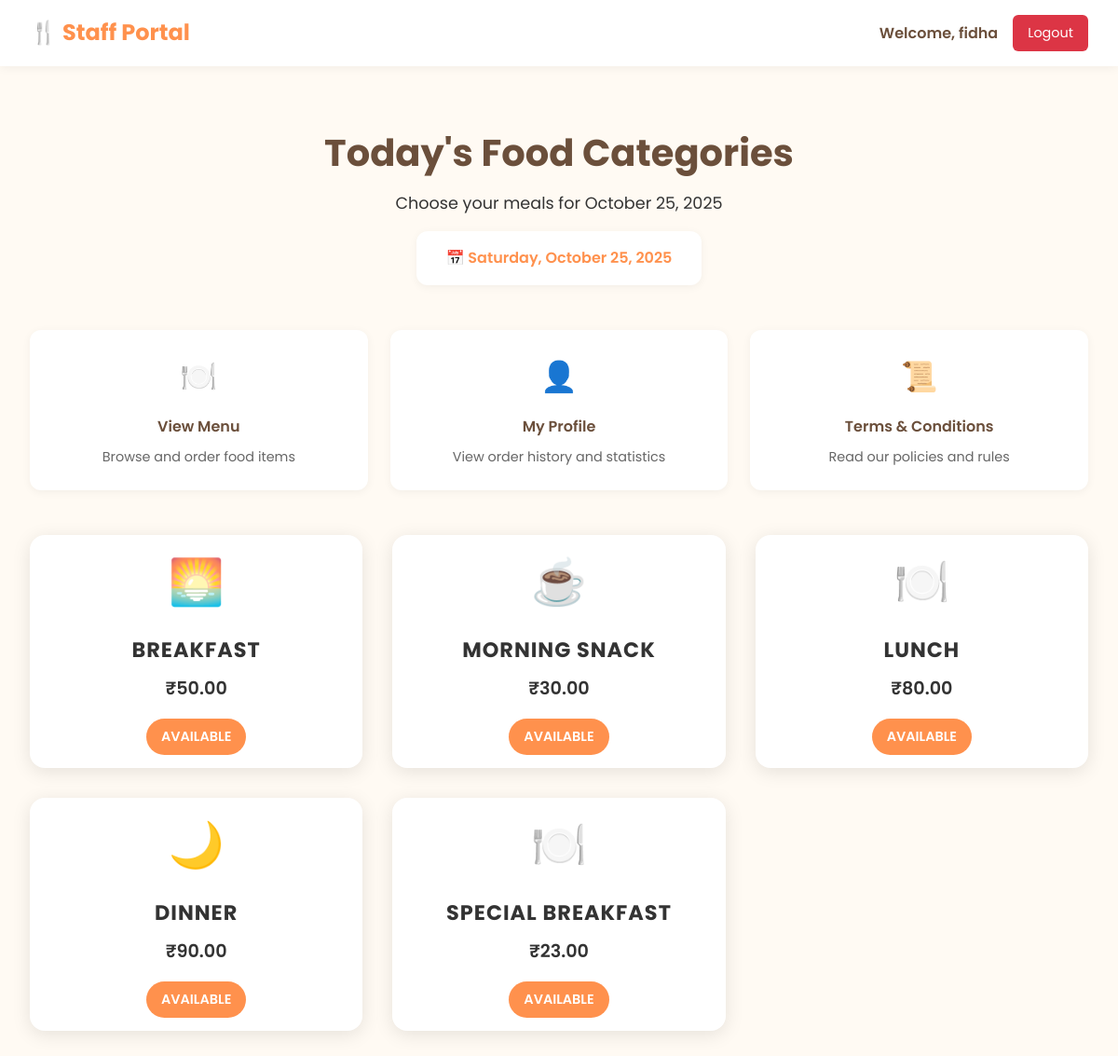
Screenshot of /orders/ (signed in) with the database file from the repository.
### web/models.py (models this page shows, shortened)
class Category(models.Model):
    name = models.CharField(max_length=255)
    price = models.DecimalField(max_digits=10, decimal_places=2)
    image = models.ImageField(upload_to='category_images/', blank=True, null=True)
    is_locked = models.BooleanField(default=False)
    created_at = models.DateTimeField(auto_now_add=True)
    updated_at = models.DateTimeField(auto_now=True)
    class Meta:
        verbose_name_plural = "Categories"

### orders/views.py (the view)
# urls.py: path('', views.home, name='home'),
@login_required
def home(request):
    if not hasattr(request.user, 'profile') or request.user.profile.role != 'staff':
        messages.error(request, 'Access denied.')
        return redirect('orders:login')
    today = timezone.now().date()
    categories = Category.objects.filter(
        is_locked=False
    ).prefetch_related('menus').filter(
        menus__is_available=True
    ).distinct()
    today_orders = Order.objects.filter(user=request.user, date=today)
    ordered_categories = [order.category.id for order in today_orders]
    context = {
        'categories': categories,
        'today_orders': today_orders,
        'ordered_categories': ordered_categories,
        'today': today,
    }
    return render(request, 'orders/index.html', context)

### templates/orders/index.html (shortened to what this page needs)
{% load static %}
<!DOCTYPE html>
<html lang="en">
<head>
</head>
<body>
    <header class="header">
        <div class="logo">🍴 Staff Portal</div>
        <div class="user-info">
            <span class="user-name">Welcome, {{ user.username }}</span>
            <a href="{% url 'orders:logout' %}" class="logout-btn">Logout</a>
        </div>
    </header>
    <main class="main">
        <div class="container">
            <div class="welcome-section">
                <h1 class="welcome-title">Today's Food Categories</h1>
                <p class="welcome-subtitle">Choose your meals for {{ today|date:"F d, Y" }}</p>
                <div class="date-info">
                    📅 {{ today|date:"l, F d, Y" }}
                </div>
            </div>
            <div class="quick-actions">
                <a href="{% url 'orders:menu' %}" class="action-card">
                    <div class="action-icon">🍽️</div>
                    <div class="action-title">View Menu</div>
                    <div class="action-desc">Browse and order food items</div>
                </a>
                <a href="{% url 'orders:profile' %}" class="action-card">
                    <div class="action-icon">👤</div>
                    <div class="action-title">My Profile</div>
                    <div class="action-desc">View order history and statistics</div>
                </a>
                <a href="{% url 'orders:terms' %}" class="action-card">
                    <div class="action-icon">📜</div>
                    <div class="action-title">Terms & Conditions</div>
                    <div class="action-desc">Read our policies and rules</div>
                </a>
            </div>
            <div class="categories-grid">
                {% for category in categories %}
                <div class="category-card {% if category.is_locked %}locked{% endif %} {% if category.id in ordered_categories %}ordered{% endif %}"
                     data-category-id="{{ category.id }}">
                    <div class="category-icon">
                        {% if category.name == "Breakfast" %}🌅
                        {% elif category.name == "Morning Snack" %}☕
                        {% elif category.name == "Lunch" %}🍽️
                        {% elif category.name == "Evening Snack" %}🍪
                        {% elif category.name == "Dinner" %}🌙
                        {% elif category.name == "Both" %}🍴
                        {% else %}🍽️
                        {% endif %}
                    </div>
                    <div class="category-title">{{ category.name }}</div>
                    <div class="category-price">₹{{ category.price }}</div>
                    <div class="category-status
                        {% if category.id in ordered_categories %}status-ordered
                        {% elif category.is_locked %}status-locked
                        {% else %}status-available{% endif %}">
                        {% if category.id in ordered_categories %}
                            ✅ Ordered
                        {% elif category.is_locked %}
                            🔒 Locked
                        {% else %}
                            Available
                        {% endif %}
                    </div>
                </div>
                {% empty %}
                <div class="category-card" style="grid-column: 1 / -1; text-align: center; padding: 3rem;">
                    <div class="category-icon">🍽️</div>
                    <div class="category-title">No Categories Available</div>
                    <div class="category-price">Please check back later</div>
                </div>
                {% endfor %}
            </div>
        </div>
    </main>
</body>
</html>

### templates/orders/index.html (style rules this page uses)
:root { --primary: #ff914d; --accent: #6b4f3b; --bg: #fffaf3; --text: #333; --white: #ffffff; --shadow: 0 4px 20px rgba(0,0,0,0.1); --shadow-light: 0 2px 10px rgba(0,0,0,0.05); --overlay: linear-gradient(rgba(0,0,0,0.6), rgba(0,0,0,0.2)); --transition: 0.3s ease-in-out; --success: #28a745; --danger: #dc3545; }
* { margin: 0; padding: 0; box-sizing: border-box; }
body { font-family: 'Poppins', sans-serif; background: var(--bg); color: var(--text); line-height: 1.6; overflow-x: hidden; }
.header { position: fixed; top: 0; left: 0; right: 0; display: flex; justify-content: space-between; align-items: center; padding: 1rem 2rem; background: var(--white); box-shadow: var(--shadow-light); z-index: 1000; }
.logo { font-size: 1.5rem; font-weight: 700; color: var(--primary); }
.user-info { display: flex; align-items: center; gap: 1rem; }
.user-name { font-weight: 600; color: var(--accent); }
.logout-btn { background: var(--danger); color: var(--white); padding: 0.5rem 1rem; border: none; border-radius: 6px; text-decoration: none; font-size: 0.9rem; transition: all var(--transition); }
.main { padding-top: 100px; min-height: 100vh; padding-bottom: 100px; }
.container { max-width: 1200px; margin: 0 auto; padding: 2rem; }
.welcome-section { text-align: center; margin-bottom: 3rem; }
.welcome-title { font-size: 2.5rem; font-weight: 700; color: var(--accent); margin-bottom: 0.5rem; }
.welcome-subtitle { color: var(--text); font-size: 1.1rem; margin-bottom: 1rem; }
.date-info { background: var(--white); border-radius: 12px; padding: 1rem 2rem; box-shadow: var(--shadow-light); display: inline-block; font-weight: 600; color: var(--primary); }
.categories-grid { display: grid; grid-template-columns: repeat(auto-fit, minmax(300px, 1fr)); gap: 2rem; margin-bottom: 3rem; }
.category-card { position: relative; height: 250px; border-radius: 16px; overflow: hidden; box-shadow: var(--shadow); transition: all var(--transition); cursor: pointer; animation: fadeInUp 0.6s ease-out forwards; opacity: 0; transform: translateY(30px); background: var(--white); display: flex; flex-direction: column; justify-content: center; align-items: center; text-align: center; padding: 2rem; }
.category-card:nth-child(1) { animation-delay: 0.1s; }
.category-card:nth-child(2) { animation-delay: 0.2s; }
.category-card:nth-child(3) { animation-delay: 0.3s; }
.category-card:nth-child(4) { animation-delay: 0.4s; }
.category-card:nth-child(5) { animation-delay: 0.5s; }
.category-icon { font-size: 3rem; margin-bottom: 1rem; }
.category-title { font-size: 1.4rem; font-weight: 700; text-transform: uppercase; letter-spacing: 1px; margin-bottom: 0.5rem; }
.category-price { font-size: 1.2rem; font-weight: 600; margin-bottom: 1rem; }
.category-status { padding: 0.5rem 1rem; border-radius: 20px; font-size: 0.9rem; font-weight: 600; text-transform: uppercase; }
.status-available { background: var(--primary); color: var(--white); }
.quick-actions { display: grid; grid-template-columns: repeat(auto-fit, minmax(200px, 1fr)); gap: 1.5rem; margin-bottom: 3rem; }
.action-card { background: var(--white); border-radius: 12px; padding: 1.5rem; box-shadow: var(--shadow-light); text-align: center; transition: all var(--transition); text-decoration: none; color: inherit; }
.action-icon { font-size: 2rem; margin-bottom: 1rem; }
.action-title { font-weight: 600; color: var(--accent); margin-bottom: 0.5rem; }
.action-desc { font-size: 0.9rem; color: #666; }

### rows the page displays
Category: name "BREAKFAST", price "50.00", is_locked "AVAILABLE"
Category: name "MORNING SNACK", price "30.00", is_locked "AVAILABLE"
Category: name "LUNCH", price "80.00", is_locked "AVAILABLE"
Category: name "DINNER", price "90.00", is_locked "AVAILABLE"
Category: name "SPECIAL BREAKFAST", price "23.00", is_locked "AVAILABLE"

### other values shown
{{ user.username }} "fidha"
{{ today|date:"F d, Y" }} "October 25, 2025"
